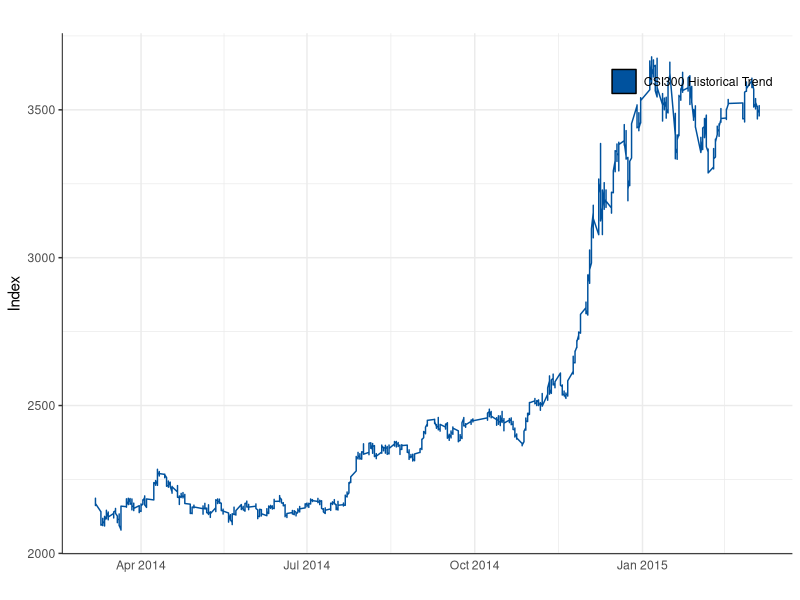
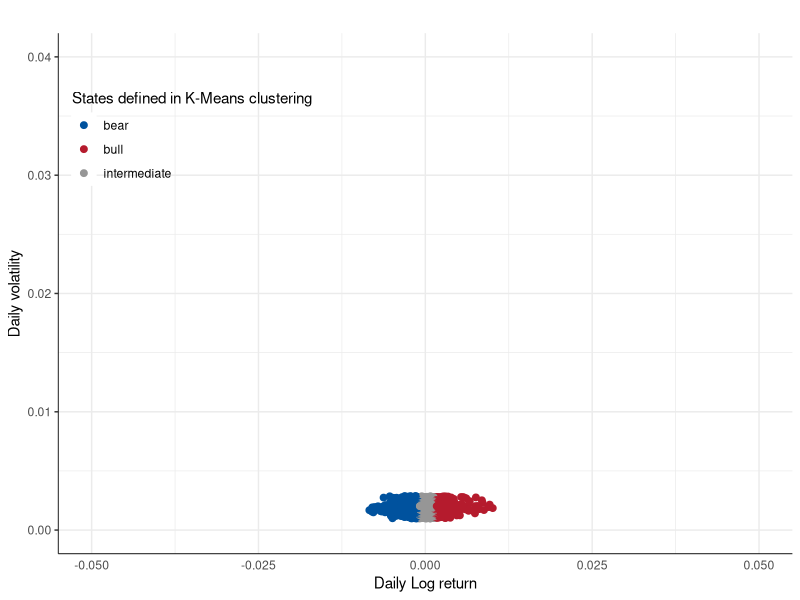
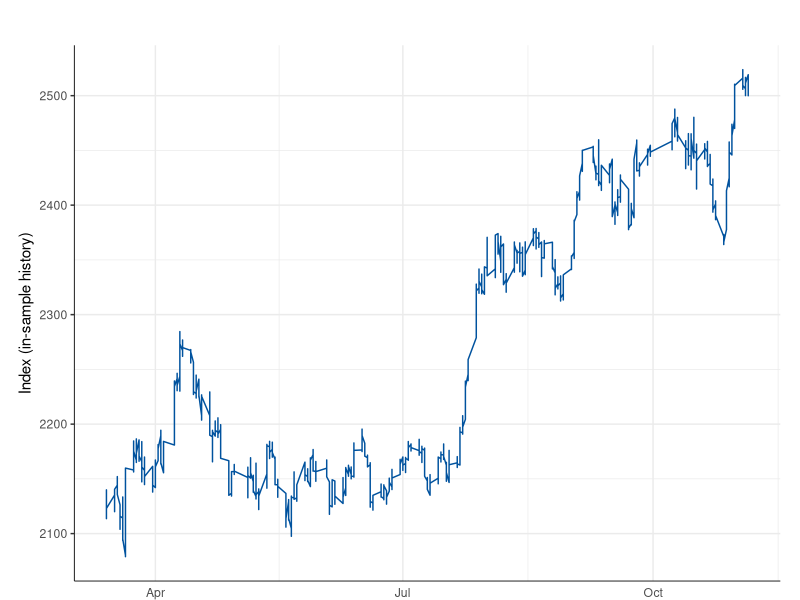
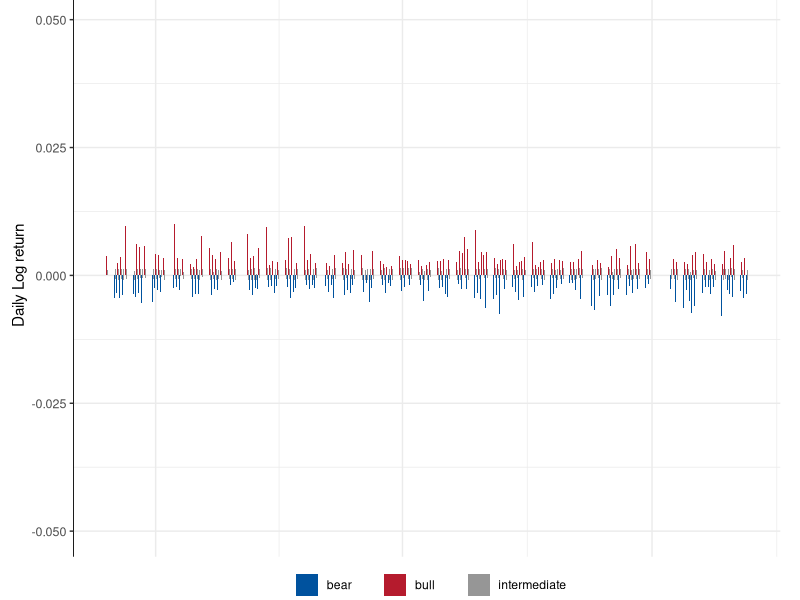
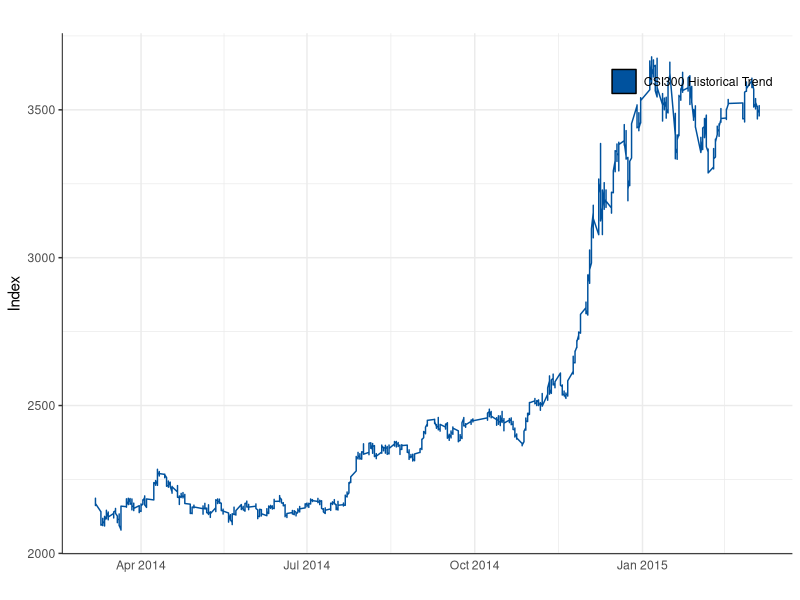
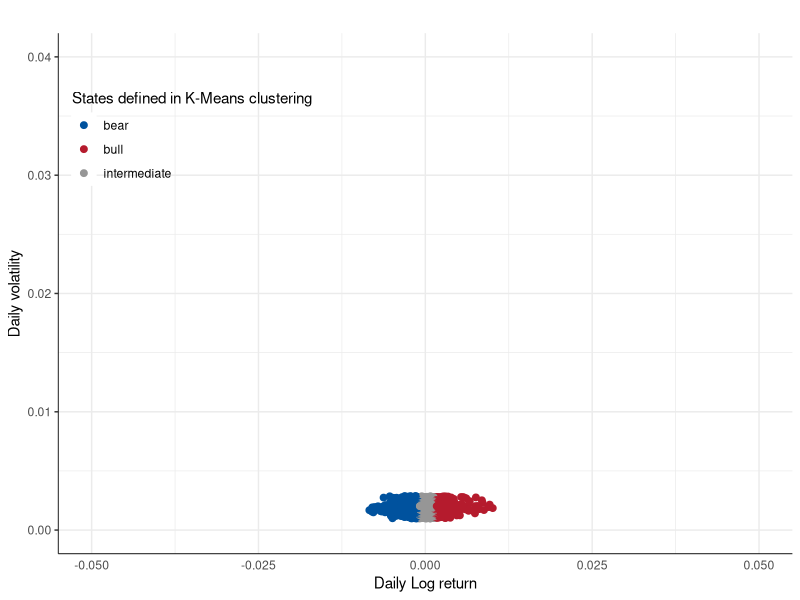
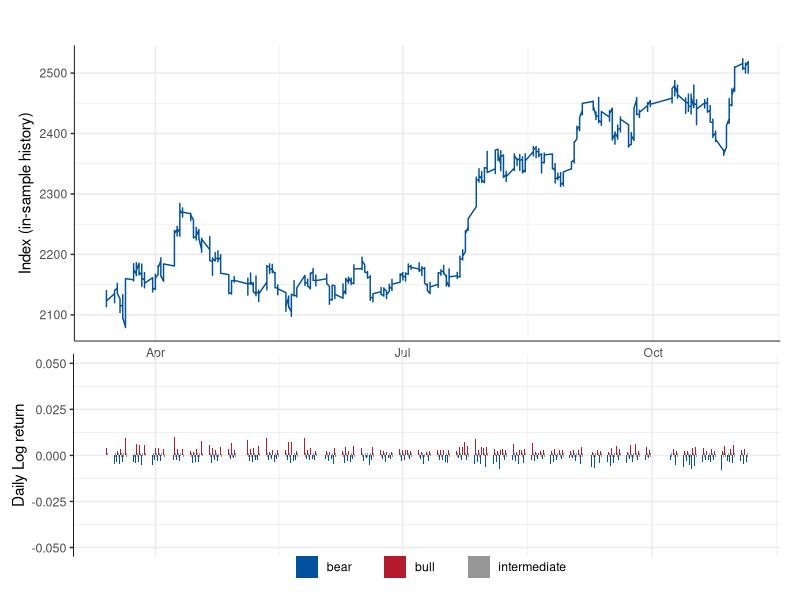

R code for these plots, in order:
# Plot - Historical Data
#
# Color Scheme:
#   Blue: #00529e
#   Red:  #b51b2d
#   Gray: #969696

library(ggplot2)
library(reshape2)
library(grid)
setwd('/Users/troy_sky/Documents/R/Thesis/60min_1314')
vplayout = function(x, y) viewport(layout.pos.row = x, layout.pos.col = y)

# Data Loading
dataFullIndex = read.csv('dataHistoricalIndex.csv')
dataRetIn = read.csv('dataInSample.csv')

# Figure 1 - Index line plot
histFig1 = ggplot(data = dataFullIndex,aes(x = as.Date(time),y = close,group = 0)) + 
  geom_line(aes(color = '1'),size = 0.5) + 
  scale_color_manual('',labels = 'CSI300 Historical Trend',values = '#00529e') + 
  theme_bw() + 
  theme(panel.background = element_blank()) + 
  theme(panel.border = element_blank()) + 
  theme(axis.line = element_line(size = 0.3)) + 
  theme(axis.ticks.x = element_blank()) + 
  theme(legend.position = c(0.863,0.93)) + 
  theme(legend.key = element_rect(fill = '#00529e',color = NULL)) + 
  theme(legend.background = element_blank()) + 
  labs(x = '',y = 'Index',title = '')
print(histFig1)
ggsave('histFig1.pdf',histFig1,width = 10,height = 4)

# Figure 2 - Return scatter plot
histFig2 = ggplot(data = dataRetIn,aes(x = ret,y = std)) + 
  geom_point(aes(color = label),size = 2) + 
  xlim(c(-0.05,0.05)) + ylim(c(0,0.04)) + 
  scale_color_manual('States defined in K-Means clustering',
                     values = c('#00529e','#b51b2d','#969696')) + 
  theme_bw() + 
  theme(panel.background = element_blank()) + 
  theme(panel.border = element_blank()) + 
  theme(axis.line = element_line(size = 0.3)) + 
  theme(axis.ticks.x = element_blank()) + 
  theme(legend.position = c(0.182,0.8)) + 
  theme(legend.key = element_rect(fill = NULL,color = '#ffffff')) + 
  theme(legend.background = element_blank()) + 
  labs(x = 'Daily Log return',y = 'Daily volatility',title = '')
print(histFig2)
ggsave('histFig2.pdf',histFig2,width = 10,height = 4)

# Figure 3 - Index line plot & Return bar plot
dataIndexReturn = merge(dataFullIndex,dataRetIn,by = 'time',all.y = T)
histFig3_Up = ggplot(data = dataIndexReturn,aes(x = as.Date(time),y = close,group = 0)) + 
  geom_line(aes(color = '1'),size = 0.5) + 
  scale_color_manual('',labels = 'CSI300 Historical Trend',values = '#00529e') + 
  theme_bw() + 
  theme(panel.background = element_blank()) + 
  theme(panel.border = element_blank()) + 
  theme(axis.title.y = element_text(vjust = 1.3)) + 
  theme(axis.line = element_line(size = 0.3)) + 
  theme(axis.ticks.x = element_blank()) + 
  theme(legend.position = 'none') + 
  labs(x = '',y = 'Index (in-sample history)',title = '') + 
  theme(plot.margin = unit(c(0.5,0.5,-0.5,0.5),'cm'))
print(histFig3_Up)

histFig3_Down = ggplot(data = dataIndexReturn,aes(x = as.Date(time),y = ret)) + 
  geom_bar(stat = 'identity',aes(fill = label),position = 'dodge') + 
  scale_fill_manual('',labels = c('bear        ','bull        ','intermediate'),
                    values = c('#00529e','#b51b2d','#969696')) + 
  ylim(c(-0.05,0.05)) + theme_bw() + 
  theme(panel.background = element_blank()) + 
  theme(panel.border = element_blank()) + 
  theme(axis.line = element_line(size = 0.3)) + 
  theme(axis.line.x = element_blank()) + 
  theme(axis.ticks.x = element_blank()) + 
  theme(axis.text.x = element_blank()) + 
  theme(axis.text.y = element_text(size = 9)) + 
  theme(legend.position = c(0.5,-0.05)) + 
  theme(legend.direction = 'horizontal') + 
  theme(legend.key = element_rect(color = '#ffffff')) + 
  theme(legend.background = element_blank()) + 
  labs(x = '',y = 'Daily Log return',title = '') + 
  theme(plot.margin = unit(c(-0.8,0.5,0.5,0.3),'cm'))
print(histFig3_Down)

pdf('histFig3.pdf', width = 10, height = 6)
grid.newpage()
pushViewport(viewport(layout = grid.layout(5, 1)))
print(histFig3_Up, vp = vplayout(1:3, 1))
print(histFig3_Down, vp = vplayout(4:5, 1))
dev.off()